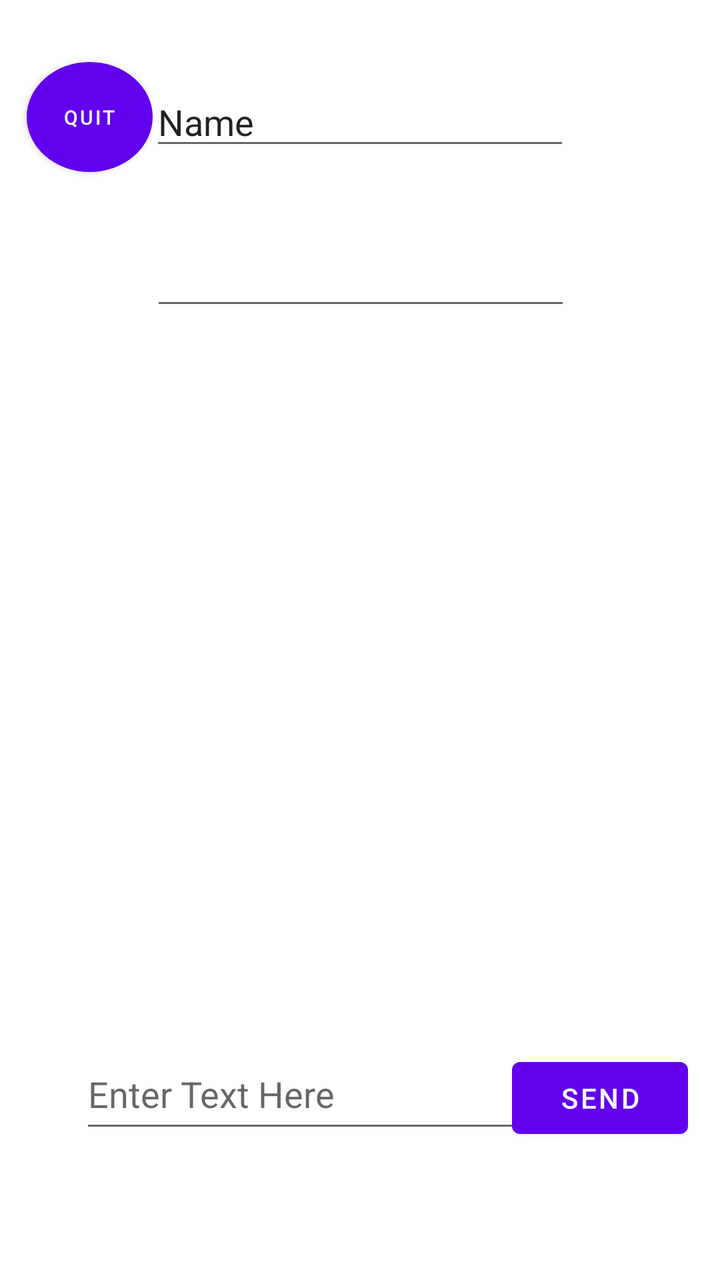
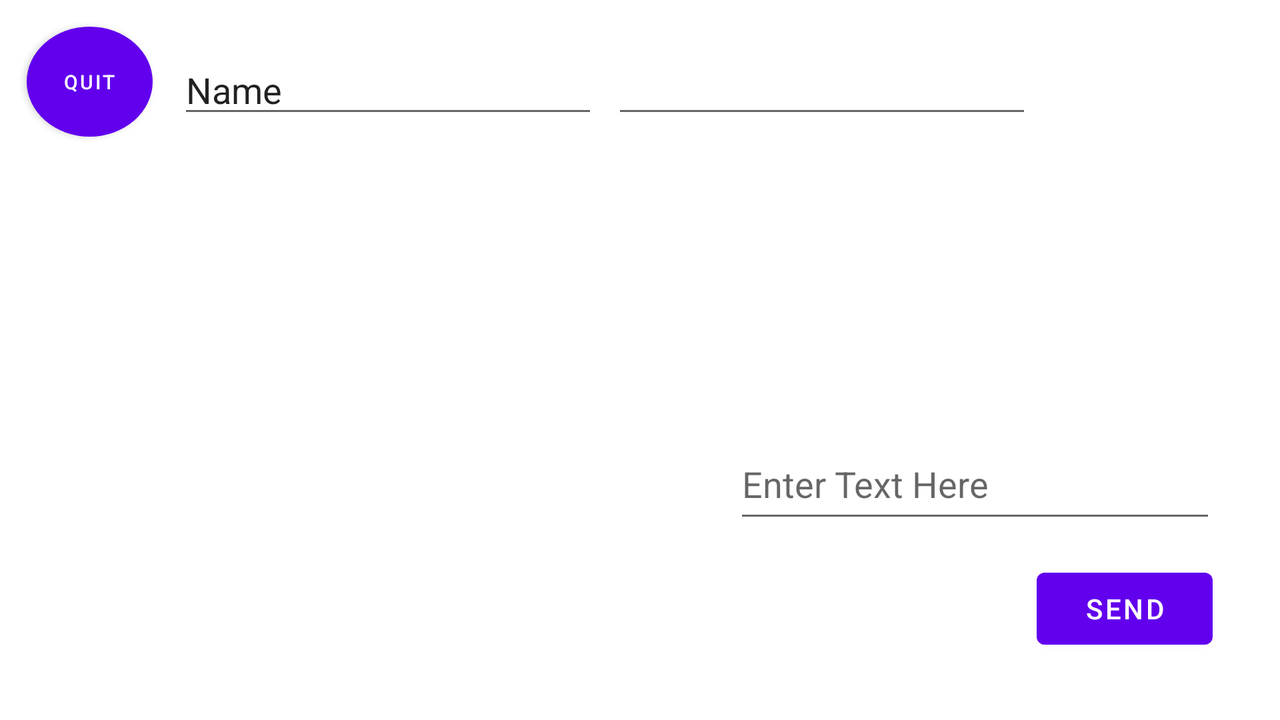

One screen, two layout resources from the same app: the default and the repository's alternative for another configuration. Each is rendered where Android would select it; the XML of both is given below.
<!-- AndroidManifest.xml: application theme Theme.Checkpoint3for5236 -->
<!-- res/layout/activity_online_meeting.xml -->
<?xml version="1.0" encoding="utf-8"?>
<androidx.constraintlayout.widget.ConstraintLayout xmlns:android="http://schemas.android.com/apk/res/android"
    xmlns:app="http://schemas.android.com/apk/res-auto"
    xmlns:tools="http://schemas.android.com/tools"
    android:layout_width="match_parent"
    android:layout_height="match_parent"
    tools:context=".OnlineMeeting">

    <Button
        android:id="@+id/button3"
        android:layout_width="63dp"
        android:layout_height="55dp"
        android:background="@drawable/roundedbutton"
        android:gravity="center_vertical|center_horizontal"
        android:text="Quit"
        android:textAlignment="center"
        android:textSize="10sp"
        app:layout_constraintBottom_toBottomOf="parent"
        app:layout_constraintEnd_toEndOf="parent"
        app:layout_constraintHorizontal_bias="0.045"
        app:layout_constraintStart_toStartOf="parent"
        app:layout_constraintTop_toTopOf="parent"
        app:layout_constraintVertical_bias="0.053" />

    <EditText
        android:id="@+id/editTextTime"
        android:layout_width="wrap_content"
        android:layout_height="wrap_content"
        android:ems="10"
        android:inputType="time"
        app:layout_constraintBottom_toBottomOf="parent"
        app:layout_constraintEnd_toEndOf="parent"
        app:layout_constraintHorizontal_bias="0.502"
        app:layout_constraintStart_toStartOf="parent"
        app:layout_constraintTop_toTopOf="parent"
        app:layout_constraintVertical_bias="0.198" />

    <androidx.recyclerview.widget.RecyclerView
        android:id="@+id/recyclerView2"
        android:layout_width="257dp"
        android:layout_height="419dp"
        app:layout_constraintBottom_toBottomOf="parent"
        app:layout_constraintEnd_toEndOf="parent"
        app:layout_constraintHorizontal_bias="0.954"
        app:layout_constraintStart_toStartOf="parent"
        app:layout_constraintTop_toTopOf="parent"
        app:layout_constraintVertical_bias="0.153" />

    <EditText
        android:id="@+id/editTextTextPersonName"
        android:layout_width="wrap_content"
        android:layout_height="wrap_content"
        android:ems="10"
        android:inputType="textPersonName"
        android:text="Name"
        app:layout_constraintBottom_toTopOf="@+id/editTextTime"
        app:layout_constraintEnd_toEndOf="parent"
        app:layout_constraintStart_toStartOf="parent"
        app:layout_constraintTop_toTopOf="parent" />

    <EditText
        android:id="@+id/editTextTextPersonName2"
        android:layout_width="241dp"
        android:layout_height="52dp"
        android:autofillHints="Enter Text Here"
        android:ems="10"
        android:hint="Enter Text Here"
        android:inputType="textPersonName"
        app:layout_constraintBottom_toBottomOf="parent"
        app:layout_constraintEnd_toEndOf="parent"
        app:layout_constraintHorizontal_bias="0.335"
        app:layout_constraintStart_toStartOf="parent"
        app:layout_constraintTop_toBottomOf="@+id/recyclerView2"
        app:layout_constraintVertical_bias="0.492" />

    <Button
        android:id="@+id/button7"
        android:layout_width="wrap_content"
        android:layout_height="wrap_content"
        android:layout_marginEnd="16dp"
        android:text="Send"
        app:layout_constraintBottom_toBottomOf="parent"
        app:layout_constraintEnd_toEndOf="parent"
        app:layout_constraintTop_toBottomOf="@+id/recyclerView2"
        app:layout_constraintVertical_bias="0.52" />
</androidx.constraintlayout.widget.ConstraintLayout>
<!-- resources referenced by this layout -->
<resources>
  <!-- drawable roundedbutton (drawable) -->
  <?xml version="1.0" encoding="utf-8"?>
  <selector xmlns:android="http://schemas.android.com/apk/res/android">
      <item android:state_pressed="false">
          <shape android:shape="oval">
              <solid android:color="#ffffff"/>
          </shape>
      </item>
      <item android:state_pressed="true">
          <shape android:shape="oval">
              <solid android:color="#ffffff"/>
          </shape>
      </item>
  </selector>
  <style name="Theme.Checkpoint3for5236" parent="Theme.MaterialComponents.DayNight.DarkActionBar">
          
          <item name="colorPrimary">@color/purple_500</item>
          <item name="colorPrimaryVariant">@color/purple_700</item>
          <item name="colorOnPrimary">@color/white</item>
          
          <item name="colorSecondary">@color/teal_200</item>
          <item name="colorSecondaryVariant">@color/teal_700</item>
          <item name="colorOnSecondary">@color/black</item>
          
          <item name="android:statusBarColor" tools:targetApi="l">?attr/colorPrimaryVariant</item>
          
      </style>
</resources>
<!-- res/layout-land/activity_online_meeting.xml (the repository's variant of the layout above) -->
<!-- drawn on the phone turned sideways -->
<?xml version="1.0" encoding="utf-8"?>
<androidx.constraintlayout.widget.ConstraintLayout xmlns:android="http://schemas.android.com/apk/res/android"
    xmlns:app="http://schemas.android.com/apk/res-auto"
    xmlns:tools="http://schemas.android.com/tools"
    android:layout_width="match_parent"
    android:layout_height="match_parent"
    tools:context=".OnlineMeeting">

    <Button
        android:id="@+id/button3"
        android:layout_width="63dp"
        android:layout_height="55dp"
        android:background="@drawable/roundedbutton"
        android:gravity="center_vertical|center_horizontal"
        android:text="Quit"
        android:textAlignment="center"
        android:textSize="10sp"
        app:layout_constraintBottom_toBottomOf="parent"
        app:layout_constraintEnd_toEndOf="parent"
        app:layout_constraintHorizontal_bias="0.023"
        app:layout_constraintStart_toStartOf="parent"
        app:layout_constraintTop_toTopOf="parent"
        app:layout_constraintVertical_bias="0.044" />

    <EditText
        android:id="@+id/editTextTime"
        android:layout_width="wrap_content"
        android:layout_height="wrap_content"
        android:ems="10"
        android:inputType="time"
        app:layout_constraintBottom_toBottomOf="parent"
        app:layout_constraintEnd_toEndOf="parent"
        app:layout_constraintHorizontal_bias="0.712"
        app:layout_constraintStart_toStartOf="parent"
        app:layout_constraintTop_toTopOf="parent"
        app:layout_constraintVertical_bias="0.071" />

    <androidx.recyclerview.widget.RecyclerView
        android:id="@+id/recyclerViewOnlineMeeting"
        android:layout_width="302dp"
        android:layout_height="225dp"
        app:layout_constraintBottom_toBottomOf="parent"
        app:layout_constraintEnd_toEndOf="parent"
        app:layout_constraintHorizontal_bias="0.16"
        app:layout_constraintStart_toStartOf="parent"
        app:layout_constraintTop_toTopOf="parent"
        app:layout_constraintVertical_bias="0.736" />

    <EditText
        android:id="@+id/editTextTextPersonName"
        android:layout_width="wrap_content"
        android:layout_height="wrap_content"
        android:ems="10"
        android:inputType="textPersonName"
        android:text="Name"
        app:layout_constraintBottom_toBottomOf="parent"
        app:layout_constraintEnd_toEndOf="parent"
        app:layout_constraintHorizontal_bias="0.207"
        app:layout_constraintStart_toStartOf="parent"
        app:layout_constraintTop_toTopOf="parent"
        app:layout_constraintVertical_bias="0.071" />

    <EditText
        android:id="@+id/editTextTextPersonName2"
        android:layout_width="241dp"
        android:layout_height="52dp"
        android:autofillHints="Enter Text Here"
        android:ems="10"
        android:hint="Enter Text Here"
        android:inputType="textPersonName"
        app:layout_constraintBottom_toBottomOf="parent"
        app:layout_constraintEnd_toEndOf="parent"
        app:layout_constraintHorizontal_bias="0.92"
        app:layout_constraintStart_toStartOf="parent"
        app:layout_constraintTop_toTopOf="parent"
        app:layout_constraintVertical_bias="0.696" />

    <Button
        android:id="@+id/button7"
        android:layout_width="wrap_content"
        android:layout_height="wrap_content"
        android:text="Send"
        app:layout_constraintBottom_toBottomOf="parent"
        app:layout_constraintEnd_toEndOf="parent"
        app:layout_constraintHorizontal_bias="0.939"
        app:layout_constraintStart_toStartOf="parent"
        app:layout_constraintTop_toTopOf="parent"
        app:layout_constraintVertical_bias="0.898" />
</androidx.constraintlayout.widget.ConstraintLayout>
